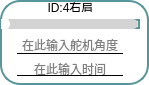
           <widget class="QFrame" name="frame_4">
            <property name="enabled">
             <bool>true</bool>
            </property>
            <property name="layoutDirection">
             <enum>Qt::LayoutDirection::RightToLeft</enum>
            </property>
            <property name="styleSheet">
             <string notr="true">* {
  background: white; /* 背景改为白色 */
  border: 2px solid #59969b; /* 使用与滑块一致的颜色 */
  border-radius: 20px;
}

</string>
            </property>
            <property name="frameShape">
             <enum>QFrame::Shape::StyledPanel</enum>
            </property>
            <property name="frameShadow">
             <enum>QFrame::Shadow::Raised</enum>
            </property>
            <widget class="QLineEdit" name="lineEdit_time4">
             <property name="geometry">
              <rect>
               <x>17</x>
               <y>61</y>
               <width>106</width>
               <height>15</height>
              </rect>
             </property>
             <property name="maximumSize">
              <size>
               <width>120</width>
               <height>15</height>
              </size>
             </property>
             <property name="styleSheet">
              <string notr="true">QLineEdit {
            border-top: none;
            border-left: none;
            border-right: none;
            border-bottom: 1px solid black;
            background-color: transparent;
        }
        
        QLineEdit:focus {
            border-bottom: 1px solid #2a70f4;
        }</string>
             </property>
             <property name="alignment">
              <set>Qt::AlignmentFlag::AlignCenter</set>
             </property>
             <property name="dragEnabled">
              <bool>false</bool>
             </property>
             <property name="placeholderText">
              <string>在此输入时间</string>
             </property>
            </widget>
            <widget class="QLabel" name="label_id4">
             <property name="geometry">
              <rect>
               <x>1</x>
               <y>2</y>
               <width>139</width>
               <height>10</height>
              </rect>
             </property>
             <property name="minimumSize">
              <size>
               <width>0</width>
               <height>10</height>
              </size>
             </property>
             <property name="maximumSize">
              <size>
               <width>16777215</width>
               <height>10</height>
              </size>
             </property>
             <property name="styleSheet">
              <string notr="true">QLabel{border: none; /* 去掉控件的边框 */}
QLabel{background: none; /* 去掉控件的边框 */}</string>
             </property>
             <property name="text">
              <string>ID:4右肩</string>
             </property>
             <property name="alignment">
              <set>Qt::AlignmentFlag::AlignCenter</set>
             </property>
            </widget>
            <widget class="QLineEdit" name="lineEdit_servo4">
             <property name="enabled">
              <bool>true</bool>
             </property>
             <property name="geometry">
              <rect>
               <x>17</x>
               <y>36</y>
               <width>106</width>
               <height>18</height>
              </rect>
             </property>
             <property name="maximumSize">
              <size>
               <width>120</width>
               <height>16777215</height>
              </size>
             </property>
             <property name="layoutDirection">
              <enum>Qt::LayoutDirection::LeftToRight</enum>
             </property>
             <property name="styleSheet">
              <string notr="true">QLineEdit {
            border-top: none;
            border-left: none;
            border-right: none;
            border-bottom: 1px solid black;
            background-color: transparent;
        }
        
        QLineEdit:focus {
            border-bottom: 1px solid #2a70f4;
        }</string>
             </property>
             <property name="alignment">
              <set>Qt::AlignmentFlag::AlignCenter</set>
             </property>
             <property name="placeholderText">
              <string>在此输入舵机角度</string>
             </property>
            </widget>
            <widget class="QSlider" name="Slider_Servo4">
             <property name="geometry">
              <rect>
               <x>1</x>
               <y>19</y>
               <width>139</width>
               <height>10</height>
              </rect>
             </property>
             <property name="maximumSize">
              <size>
               <width>16777215</width>
               <height>10</height>
              </size>
             </property>
             <property name="layoutDirection">
              <enum>Qt::LayoutDirection::LeftToRight</enum>
             </property>
             <property name="styleSheet">
              <string notr="true">QSlider::groove:horizontal {
    border: none;
    height: 10px;
    background-color: lightgray;
    border-radius: 5px;
}

QSlider::handle:horizontal {
    width: 12px; /* 增大滑块的宽度 */
    margin: -1px 0px -1px -5px;
    border-radius: 6px; /* 也可以调整圆角半径以匹配滑块的大小 */
    background-color: white;
}

QSlider::sub-page:horizontal {
    background-color: qlineargradient(x1:0, y1:0, x2:1, y2:1, stop:0 #59969b, stop:1 #04e7fa);
    border-radius: 5px;
}
</string>
             </property>
             <property name="minimum">
              <number>0</number>
             </property>
             <property name="maximum">
              <number>240</number>
             </property>
             <property name="orientation">
              <enum>Qt::Orientation::Horizontal</enum>
             </property>
             <property name="invertedAppearance">
              <bool>false</bool>
             </property>
             <property name="tickPosition">
              <enum>QSlider::TickPosition::NoTicks</enum>
             </property>
             <property name="tickInterval">
              <number>1</number>
             </property>
            </widget>
           </widget>
